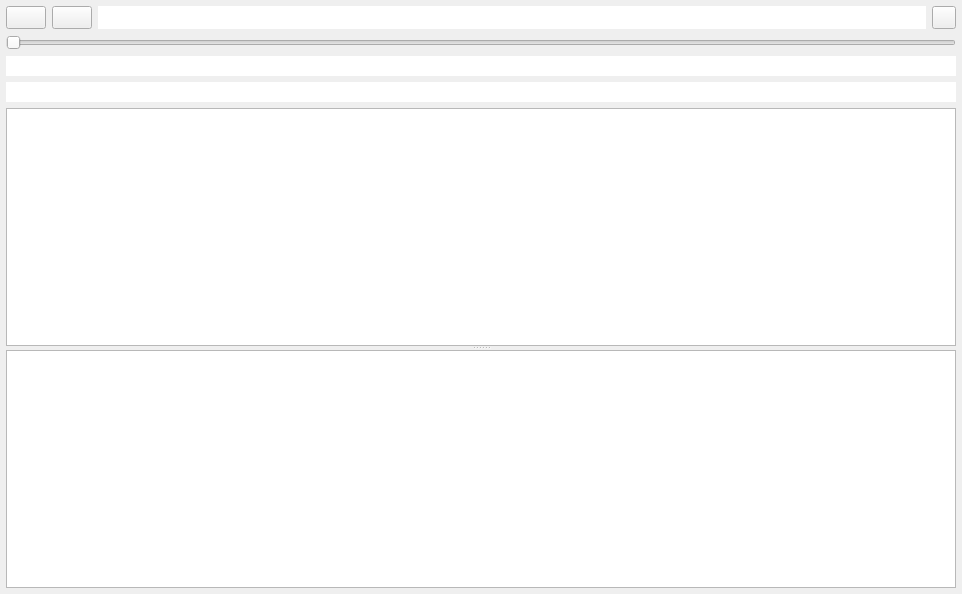
<?xml version="1.0" encoding="UTF-8"?>
<ui version="4.0">
 <class>SQtree</class>
 <widget class="QWidget" name="SQtree">
  <property name="geometry">
   <rect>
    <x>0</x>
    <y>0</y>
    <width>962</width>
    <height>594</height>
   </rect>
  </property>
  <property name="focusPolicy">
   <enum>Qt::NoFocus</enum>
  </property>
  <property name="acceptDrops">
   <bool>true</bool>
  </property>
  <property name="windowTitle">
   <string>DICOM Metadata</string>
  </property>
  <layout class="QVBoxLayout" name="verticalLayout">
   <property name="leftMargin">
    <number>6</number>
   </property>
   <property name="topMargin">
    <number>6</number>
   </property>
   <property name="rightMargin">
    <number>6</number>
   </property>
   <property name="bottomMargin">
    <number>6</number>
   </property>
   <item>
    <layout class="QHBoxLayout" name="horizontalLayout">
     <property name="spacing">
      <number>6</number>
     </property>
     <item>
      <widget class="QPushButton" name="pushButton">
       <property name="sizePolicy">
        <sizepolicy hsizetype="Preferred" vsizetype="Preferred">
         <horstretch>0</horstretch>
         <verstretch>0</verstretch>
        </sizepolicy>
       </property>
       <property name="toolTip">
        <string>Open file</string>
       </property>
       <property name="text">
        <string/>
       </property>
       <property name="icon">
        <iconset>
         <normaloff>:/bitmaps/file.svg</normaloff>:/bitmaps/file.svg</iconset>
       </property>
      </widget>
     </item>
     <item>
      <widget class="QPushButton" name="scan_pushButton">
       <property name="sizePolicy">
        <sizepolicy hsizetype="Preferred" vsizetype="Preferred">
         <horstretch>0</horstretch>
         <verstretch>0</verstretch>
        </sizepolicy>
       </property>
       <property name="toolTip">
        <string>Open file and scan series</string>
       </property>
       <property name="text">
        <string/>
       </property>
       <property name="icon">
        <iconset>
         <normaloff>:/bitmaps/align.svg</normaloff>:/bitmaps/align.svg</iconset>
       </property>
      </widget>
     </item>
     <item>
      <widget class="QLineEdit" name="lineEdit">
       <property name="sizePolicy">
        <sizepolicy hsizetype="Expanding" vsizetype="Preferred">
         <horstretch>0</horstretch>
         <verstretch>0</verstretch>
        </sizepolicy>
       </property>
       <property name="toolTip">
        <string>Read during a loading. Drop any DICOM file.</string>
       </property>
       <property name="frame">
        <bool>false</bool>
       </property>
       <property name="readOnly">
        <bool>true</bool>
       </property>
      </widget>
     </item>
     <item>
      <widget class="QToolButton" name="options_toolButton">
       <property name="sizePolicy">
        <sizepolicy hsizetype="Preferred" vsizetype="Preferred">
         <horstretch>0</horstretch>
         <verstretch>0</verstretch>
        </sizepolicy>
       </property>
       <property name="text">
        <string/>
       </property>
       <property name="icon">
        <iconset>
         <normaloff>:/bitmaps/tool.svg</normaloff>:/bitmaps/tool.svg</iconset>
       </property>
      </widget>
     </item>
    </layout>
   </item>
   <item>
    <widget class="QSlider" name="horizontalSlider">
     <property name="pageStep">
      <number>1</number>
     </property>
     <property name="orientation">
      <enum>Qt::Horizontal</enum>
     </property>
    </widget>
   </item>
   <item>
    <widget class="QLineEdit" name="ms_lineEdit">
     <property name="frame">
      <bool>false</bool>
     </property>
     <property name="readOnly">
      <bool>true</bool>
     </property>
    </widget>
   </item>
   <item>
    <widget class="QLineEdit" name="ts_lineEdit">
     <property name="frame">
      <bool>false</bool>
     </property>
     <property name="readOnly">
      <bool>true</bool>
     </property>
    </widget>
   </item>
   <item>
    <widget class="QSplitter" name="splitter">
     <property name="orientation">
      <enum>Qt::Vertical</enum>
     </property>
     <widget class="QTreeWidget" name="treeWidget">
      <property name="contextMenuPolicy">
       <enum>Qt::ActionsContextMenu</enum>
      </property>
      <property name="editTriggers">
       <set>QAbstractItemView::NoEditTriggers</set>
      </property>
      <property name="selectionMode">
       <enum>QAbstractItemView::SingleSelection</enum>
      </property>
      <property name="selectionBehavior">
       <enum>QAbstractItemView::SelectItems</enum>
      </property>
      <property name="sortingEnabled">
       <bool>false</bool>
      </property>
      <property name="animated">
       <bool>false</bool>
      </property>
      <property name="wordWrap">
       <bool>true</bool>
      </property>
      <property name="headerHidden">
       <bool>false</bool>
      </property>
      <property name="columnCount">
       <number>5</number>
      </property>
      <attribute name="headerVisible">
       <bool>false</bool>
      </attribute>
      <attribute name="headerCascadingSectionResizes">
       <bool>false</bool>
      </attribute>
      <column>
       <property name="text">
        <string notr="true">Tag</string>
       </property>
      </column>
      <column>
       <property name="text">
        <string notr="true">Description</string>
       </property>
      </column>
      <column>
       <property name="text">
        <string notr="true">VR</string>
       </property>
      </column>
      <column>
       <property name="text">
        <string notr="true">Size</string>
       </property>
      </column>
      <column>
       <property name="text">
        <string notr="true">Value</string>
       </property>
      </column>
     </widget>
     <widget class="QTextEdit" name="textEdit">
      <property name="readOnly">
       <bool>true</bool>
      </property>
     </widget>
    </widget>
   </item>
  </layout>
 </widget>
 <tabstops>
  <tabstop>pushButton</tabstop>
  <tabstop>scan_pushButton</tabstop>
  <tabstop>lineEdit</tabstop>
  <tabstop>options_toolButton</tabstop>
  <tabstop>horizontalSlider</tabstop>
  <tabstop>ms_lineEdit</tabstop>
  <tabstop>ts_lineEdit</tabstop>
  <tabstop>treeWidget</tabstop>
  <tabstop>textEdit</tabstop>
 </tabstops>
 <resources/>
 <connections/>
</ui>
